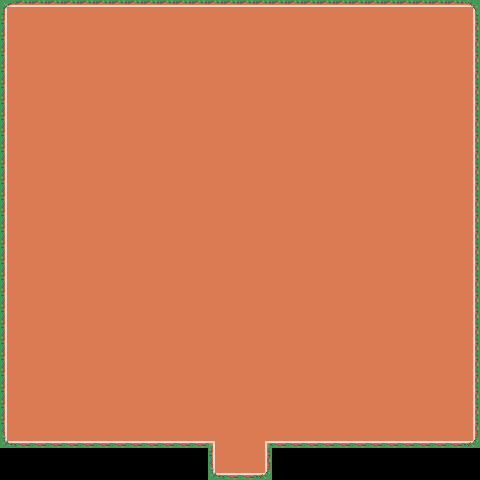

Rendered tile map (Tiled .tmx) drawn with the repository's tilesets; below, a short description and the map source with its tile grids summarised:
An orthogonal 30x30 tile map with 16x16 px tiles, 2 tile layers (Road, Prop), 1 hidden layer not drawn and 6 objects (4x NPC, 2x Transaction).

<map version="1.10" tiledversion="1.12.2" class="MapMeta" orientation="orthogonal" renderorder="right-down" width="30" height="30" tilewidth="16" tileheight="16" infinite="0" nextlayerid="6" nextobjectid="16">
 <properties>
  <property name="mapId" value="a72f4304-63e2-5a71-8609-8570a31f6282" />
  <property name="Sort" type="int" value="0" />
  <property name="mapName" value="商场" />
  <property name="parentMap" value="25f3952d-ec39-53af-a8c1-d523c43b80b0" />
  <property name="region" value="开源镇" />
  <property name="type" propertytype="MapType" value="inDoor" />
 </properties>
 <tileset firstgid="1" source="../../../tilesets/Game_Maker_Studio_Autotiles_16x16.tsx" />
 <layer id="1" name="Background" width="30" height="30" visible="0">
  <data>[900 cells, 848 non-empty, 11 distinct tile ids]</data>
 </layer>
 <layer id="2" name="Road" width="30" height="30">
  <data>[900 cells, 848 non-empty, 11 distinct tile ids]</data>
 </layer>
 <layer id="3" name="Prop" width="30" height="30">
  <data>[900 cells, 0 non-empty, 0 distinct tile ids]</data>
 </layer>
 <objectgroup id="5" name="Interactive">
  <object id="8" type="Transaction" x="224" y="448" width="32" height="16">
   <properties>
    <property name="from" value="25f3952d-ec39-53af-a8c1-d523c43b80b0" />
    <property name="to" value="a72f4304-63e2-5a71-8609-8570a31f6282" />
   </properties>
  </object>
  <object id="9" type="Transaction" x="208" y="464" width="64" height="16">
   <properties>
    <property name="from" value="a72f4304-63e2-5a71-8609-8570a31f6282" />
    <property name="to" value="25f3952d-ec39-53af-a8c1-d523c43b80b0" />
   </properties>
  </object>
  <object id="10" name="装机媛" type="NPC" x="101.51" y="258.546">
   <properties>
    <property name="npcId" value="1541271f-ec6d-5881-99dc-ddd0fa02ff45" />
   </properties>
   <point />
  </object>
  <object id="11" name="黄鹤" type="NPC" x="263.752" y="229.047">
   <properties>
    <property name="npcId" value="62d75021-4e5d-511f-b7d5-0affd5ff1eab" />
   </properties>
   <point />
  </object>
  <object id="12" name="楼婉卿" type="NPC" x="281.104" y="230.783">
   <properties>
    <property name="npcId" value="4f1b2bd2-e814-58be-aeaa-3b5f54ca5096" />
   </properties>
   <point />
  </object>
  <object id="15" name="服装店老板娘" type="NPC" x="422.523" y="244.664">
   <properties>
    <property name="npcId" value="3f5e872d-8990-5fc6-9096-e5461894705e" />
   </properties>
   <point />
  </object>
 </objectgroup>
</map>
